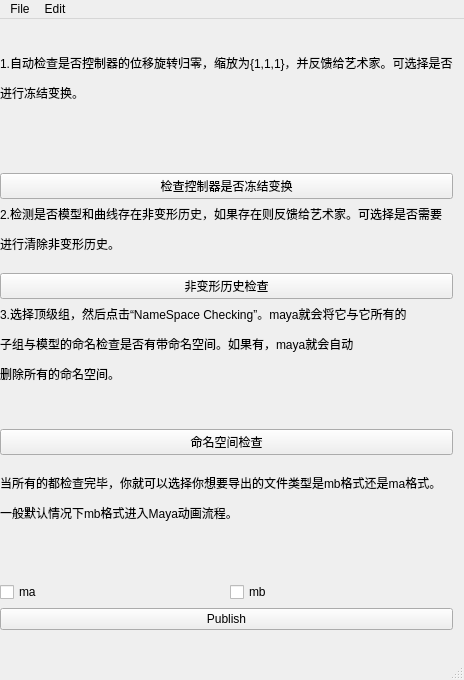
<?xml version="1.0" encoding="UTF-8"?>
<ui version="4.0">
 <class>PublishTool</class>
 <widget class="QMainWindow" name="PublishTool">
  <property name="geometry">
   <rect>
    <x>0</x>
    <y>0</y>
    <width>464</width>
    <height>680</height>
   </rect>
  </property>
  <property name="windowTitle">
   <string>MainWindow</string>
  </property>
  <widget class="QWidget" name="centralwidget">
   <widget class="QWidget" name="layoutWidget">
    <property name="geometry">
     <rect>
      <x>0</x>
      <y>10</y>
      <width>453</width>
      <height>601</height>
     </rect>
    </property>
    <layout class="QGridLayout" name="gridLayout_2">
     <item row="1" column="1">
      <layout class="QVBoxLayout" name="verticalLayout_7">
       <item>
        <widget class="QLabel" name="NonDeformerHistoryInfo">
         <property name="text">
          <string>&lt;html&gt;&lt;head/&gt;&lt;body&gt;&lt;p&gt;2.检测是否模型和曲线存在非变形历史，如果存在则反馈给艺术家。可选择是否需要&lt;/p&gt;&lt;p&gt;进行清除非变形历史。&lt;br/&gt;&lt;/p&gt;&lt;/body&gt;&lt;/html&gt;</string>
         </property>
        </widget>
       </item>
       <item>
        <widget class="QPushButton" name="NonDeformerHistoryButton">
         <property name="text">
          <string>非变形历史检查</string>
         </property>
        </widget>
       </item>
       <item>
        <layout class="QVBoxLayout" name="verticalLayout_9">
         <item>
          <widget class="QLabel" name="NameSpaceInfo">
           <property name="text">
            <string>&lt;html&gt;&lt;head/&gt;&lt;body&gt;&lt;p&gt;3.选择顶级组，然后点击“NameSpace Checking”。maya就会将它与它所有的&lt;/p&gt;&lt;p&gt;子组与模型的命名检查是否有带命名空间。如果有，maya就会自动&lt;/p&gt;&lt;p&gt;删除所有的命名空间。&lt;/p&gt;&lt;p&gt;&lt;br/&gt;&lt;/p&gt;&lt;/body&gt;&lt;/html&gt;</string>
           </property>
          </widget>
         </item>
         <item>
          <widget class="QPushButton" name="NameSpaceButton">
           <property name="text">
            <string>命名空间检查</string>
           </property>
          </widget>
         </item>
        </layout>
       </item>
      </layout>
     </item>
     <item row="0" column="1">
      <layout class="QVBoxLayout" name="verticalLayout_3">
       <item>
        <widget class="QLabel" name="FreezeTransformInfo">
         <property name="text">
          <string>&lt;html&gt;&lt;head/&gt;&lt;body&gt;&lt;p&gt;1.自动检查是否控制器的位移旋转归零，缩放为{1,1,1}，并反馈给艺术家。可选择是否要&lt;/p&gt;&lt;p&gt;进行冻结变换。&lt;/p&gt;&lt;p&gt;&lt;br/&gt;&lt;/p&gt;&lt;/body&gt;&lt;/html&gt;</string>
         </property>
        </widget>
       </item>
       <item>
        <widget class="QPushButton" name="FreezeTransformButton">
         <property name="text">
          <string>检查控制器是否冻结变换</string>
         </property>
        </widget>
       </item>
      </layout>
     </item>
     <item row="2" column="1">
      <layout class="QVBoxLayout" name="verticalLayout_8">
       <item>
        <widget class="QLabel" name="PublishInfo">
         <property name="text">
          <string>&lt;html&gt;&lt;head/&gt;&lt;body&gt;&lt;p&gt;当所有的都检查完毕，你就可以选择你想要导出的文件类型是mb格式还是ma格式。&lt;/p&gt;&lt;p&gt;一般默认情况下mb格式进入Maya动画流程。&lt;/p&gt;&lt;p&gt;&lt;br/&gt;&lt;/p&gt;&lt;/body&gt;&lt;/html&gt;</string>
         </property>
        </widget>
       </item>
       <item>
        <layout class="QHBoxLayout" name="horizontalLayout_3">
         <item>
          <widget class="QCheckBox" name="USDCTag">
           <property name="text">
            <string>ma</string>
           </property>
          </widget>
         </item>
         <item>
          <widget class="QCheckBox" name="USDATag">
           <property name="text">
            <string>mb</string>
           </property>
          </widget>
         </item>
        </layout>
       </item>
       <item>
        <layout class="QHBoxLayout" name="horizontalLayout_2">
         <item>
          <widget class="QPushButton" name="PublishInfoButton">
           <property name="text">
            <string>Publish</string>
           </property>
          </widget>
         </item>
        </layout>
       </item>
      </layout>
     </item>
    </layout>
   </widget>
  </widget>
  <widget class="QStatusBar" name="statusbar"/>
  <widget class="QMenuBar" name="menubar">
   <property name="geometry">
    <rect>
     <x>0</x>
     <y>0</y>
     <width>464</width>
     <height>22</height>
    </rect>
   </property>
   <widget class="QMenu" name="menuFile">
    <property name="title">
     <string>File</string>
    </property>
    <addaction name="actionOpen_Project_Folder"/>
   </widget>
   <widget class="QMenu" name="menuEdit">
    <property name="title">
     <string>Edit</string>
    </property>
    <addaction name="actionReset_Options"/>
   </widget>
   <addaction name="menuFile"/>
   <addaction name="menuEdit"/>
  </widget>
  <action name="actionReset_Setting">
   <property name="text">
    <string>Reset Settings</string>
   </property>
  </action>
  <action name="action">
   <property name="text">
    <string>Open Project Folder</string>
   </property>
  </action>
  <action name="actionOpen_Project_Folder">
   <property name="text">
    <string>Open Project Folder</string>
   </property>
  </action>
  <action name="actionReset_Options">
   <property name="text">
    <string>Reset Options</string>
   </property>
  </action>
 </widget>
 <resources/>
 <connections/>
</ui>
